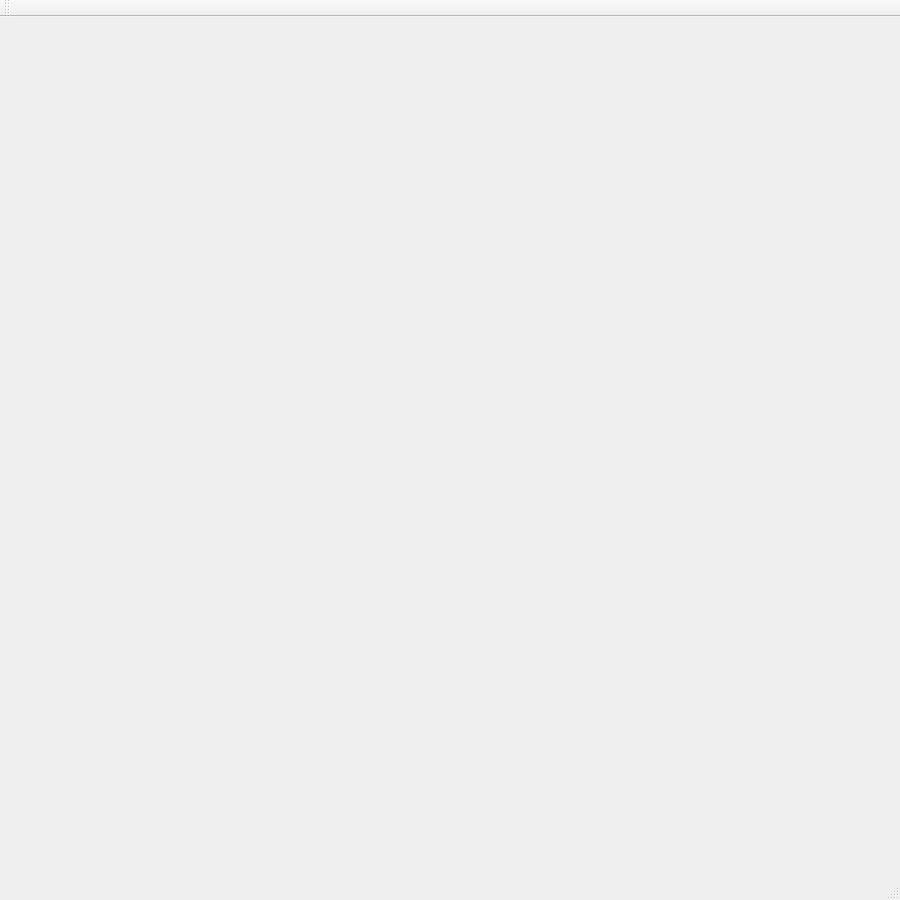
<?xml version="1.0" encoding="UTF-8"?>
<ui version="4.0">
 <class>MainWindow</class>
 <widget class="QMainWindow" name="MainWindow">
  <property name="geometry">
   <rect>
    <x>0</x>
    <y>0</y>
    <width>900</width>
    <height>900</height>
   </rect>
  </property>
  <property name="windowTitle">
   <string>MainWindow</string>
  </property>
  <widget class="QWidget" name="centralWidget"/>
  <widget class="QMenuBar" name="menuBar">
   <property name="geometry">
    <rect>
     <x>0</x>
     <y>0</y>
     <width>900</width>
     <height>21</height>
    </rect>
   </property>
  </widget>
  <widget class="QToolBar" name="mainToolBar">
   <attribute name="toolBarArea">
    <enum>TopToolBarArea</enum>
   </attribute>
   <attribute name="toolBarBreak">
    <bool>false</bool>
   </attribute>
  </widget>
  <widget class="QStatusBar" name="statusBar"/>
 </widget>
 <layoutdefault spacing="6" margin="11"/>
 <resources/>
 <connections/>
</ui>
